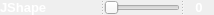
     <widget class="QSplitter" name="splitter_7">
      <property name="orientation">
       <enum>Qt::Horizontal</enum>
      </property>
      <widget class="QLabel" name="label_7">
       <property name="minimumSize">
        <size>
         <width>100</width>
         <height>0</height>
        </size>
       </property>
       <property name="maximumSize">
        <size>
         <width>100</width>
         <height>16777215</height>
        </size>
       </property>
       <property name="palette">
        <palette>
         <active>
          <colorrole role="WindowText">
           <brush brushstyle="SolidPattern">
            <color alpha="255">
             <red>255</red>
             <green>255</green>
             <blue>255</blue>
            </color>
           </brush>
          </colorrole>
          <colorrole role="Button">
           <brush brushstyle="SolidPattern">
            <color alpha="255">
             <red>0</red>
             <green>0</green>
             <blue>0</blue>
            </color>
           </brush>
          </colorrole>
          <colorrole role="Base">
           <brush brushstyle="SolidPattern">
            <color alpha="255">
             <red>0</red>
             <green>0</green>
             <blue>0</blue>
            </color>
           </brush>
          </colorrole>
          <colorrole role="Window">
           <brush brushstyle="SolidPattern">
            <color alpha="255">
             <red>0</red>
             <green>0</green>
             <blue>0</blue>
            </color>
           </brush>
          </colorrole>
         </active>
         <inactive>
          <colorrole role="WindowText">
           <brush brushstyle="SolidPattern">
            <color alpha="255">
             <red>255</red>
             <green>255</green>
             <blue>255</blue>
            </color>
           </brush>
          </colorrole>
          <colorrole role="Button">
           <brush brushstyle="SolidPattern">
            <color alpha="255">
             <red>0</red>
             <green>0</green>
             <blue>0</blue>
            </color>
           </brush>
          </colorrole>
          <colorrole role="Base">
           <brush brushstyle="SolidPattern">
            <color alpha="255">
             <red>0</red>
             <green>0</green>
             <blue>0</blue>
            </color>
           </brush>
          </colorrole>
          <colorrole role="Window">
           <brush brushstyle="SolidPattern">
            <color alpha="255">
             <red>0</red>
             <green>0</green>
             <blue>0</blue>
            </color>
           </brush>
          </colorrole>
         </inactive>
         <disabled>
          <colorrole role="WindowText">
           <brush brushstyle="SolidPattern">
            <color alpha="255">
             <red>120</red>
             <green>120</green>
             <blue>120</blue>
            </color>
           </brush>
          </colorrole>
          <colorrole role="Button">
           <brush brushstyle="SolidPattern">
            <color alpha="255">
             <red>0</red>
             <green>0</green>
             <blue>0</blue>
            </color>
           </brush>
          </colorrole>
          <colorrole role="Base">
           <brush brushstyle="SolidPattern">
            <color alpha="255">
             <red>0</red>
             <green>0</green>
             <blue>0</blue>
            </color>
           </brush>
          </colorrole>
          <colorrole role="Window">
           <brush brushstyle="SolidPattern">
            <color alpha="255">
             <red>0</red>
             <green>0</green>
             <blue>0</blue>
            </color>
           </brush>
          </colorrole>
         </disabled>
        </palette>
       </property>
       <property name="font">
        <font>
         <family>Arial</family>
         <pointsize>10</pointsize>
         <weight>75</weight>
         <bold>true</bold>
        </font>
       </property>
       <property name="text">
        <string>JShape</string>
       </property>
      </widget>
      <widget class="QSlider" name="hsJShape">
       <property name="cursor">
        <cursorShape>OpenHandCursor</cursorShape>
       </property>
       <property name="maximum">
        <number>100</number>
       </property>
       <property name="orientation">
        <enum>Qt::Horizontal</enum>
       </property>
      </widget>
      <widget class="QLabel" name="lblJShape">
       <property name="minimumSize">
        <size>
         <width>30</width>
         <height>0</height>
        </size>
       </property>
       <property name="maximumSize">
        <size>
         <width>30</width>
         <height>16777215</height>
        </size>
       </property>
       <property name="palette">
        <palette>
         <active>
          <colorrole role="WindowText">
           <brush brushstyle="SolidPattern">
            <color alpha="255">
             <red>255</red>
             <green>255</green>
             <blue>255</blue>
            </color>
           </brush>
          </colorrole>
          <colorrole role="Button">
           <brush brushstyle="SolidPattern">
            <color alpha="255">
             <red>0</red>
             <green>0</green>
             <blue>0</blue>
            </color>
           </brush>
          </colorrole>
          <colorrole role="Base">
           <brush brushstyle="SolidPattern">
            <color alpha="255">
             <red>0</red>
             <green>0</green>
             <blue>0</blue>
            </color>
           </brush>
          </colorrole>
          <colorrole role="Window">
           <brush brushstyle="SolidPattern">
            <color alpha="255">
             <red>0</red>
             <green>0</green>
             <blue>0</blue>
            </color>
           </brush>
          </colorrole>
         </active>
         <inactive>
          <colorrole role="WindowText">
           <brush brushstyle="SolidPattern">
            <color alpha="255">
             <red>255</red>
             <green>255</green>
             <blue>255</blue>
            </color>
           </brush>
          </colorrole>
          <colorrole role="Button">
           <brush brushstyle="SolidPattern">
            <color alpha="255">
             <red>0</red>
             <green>0</green>
             <blue>0</blue>
            </color>
           </brush>
          </colorrole>
          <colorrole role="Base">
           <brush brushstyle="SolidPattern">
            <color alpha="255">
             <red>0</red>
             <green>0</green>
             <blue>0</blue>
            </color>
           </brush>
          </colorrole>
          <colorrole role="Window">
           <brush brushstyle="SolidPattern">
            <color alpha="255">
             <red>0</red>
             <green>0</green>
             <blue>0</blue>
            </color>
           </brush>
          </colorrole>
         </inactive>
         <disabled>
          <colorrole role="WindowText">
           <brush brushstyle="SolidPattern">
            <color alpha="255">
             <red>120</red>
             <green>120</green>
             <blue>120</blue>
            </color>
           </brush>
          </colorrole>
          <colorrole role="Button">
           <brush brushstyle="SolidPattern">
            <color alpha="255">
             <red>0</red>
             <green>0</green>
             <blue>0</blue>
            </color>
           </brush>
          </colorrole>
          <colorrole role="Base">
           <brush brushstyle="SolidPattern">
            <color alpha="255">
             <red>0</red>
             <green>0</green>
             <blue>0</blue>
            </color>
           </brush>
          </colorrole>
          <colorrole role="Window">
           <brush brushstyle="SolidPattern">
            <color alpha="255">
             <red>0</red>
             <green>0</green>
             <blue>0</blue>
            </color>
           </brush>
          </colorrole>
         </disabled>
        </palette>
       </property>
       <property name="font">
        <font>
         <family>Arial</family>
         <pointsize>10</pointsize>
         <weight>75</weight>
         <bold>true</bold>
        </font>
       </property>
       <property name="text">
        <string>0</string>
       </property>
       <property name="alignment">
        <set>Qt::AlignCenter</set>
       </property>
      </widget>
     </widget>
